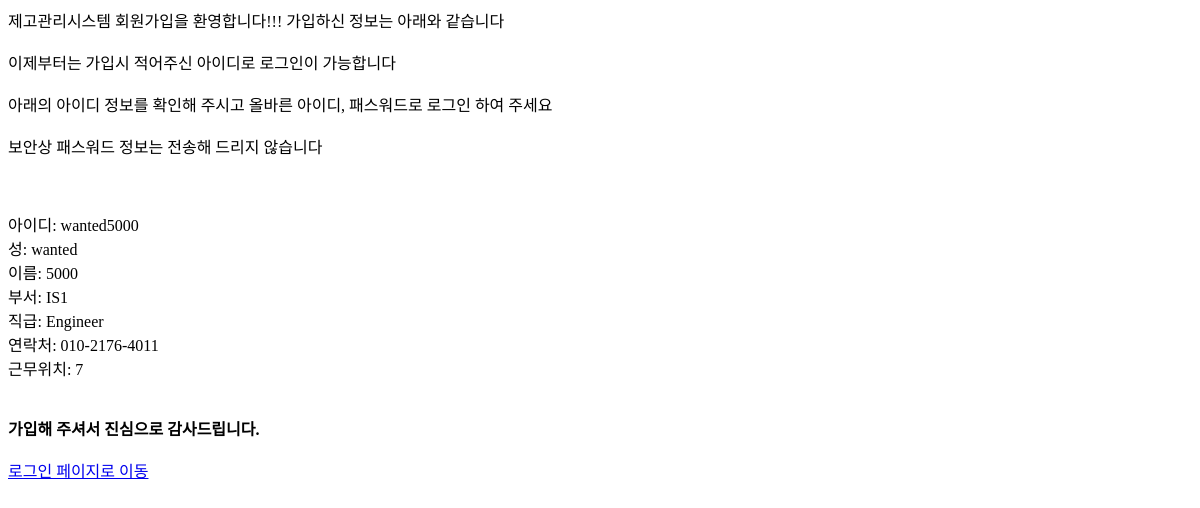
/register_success/, run on an earlier commit of the app's database.
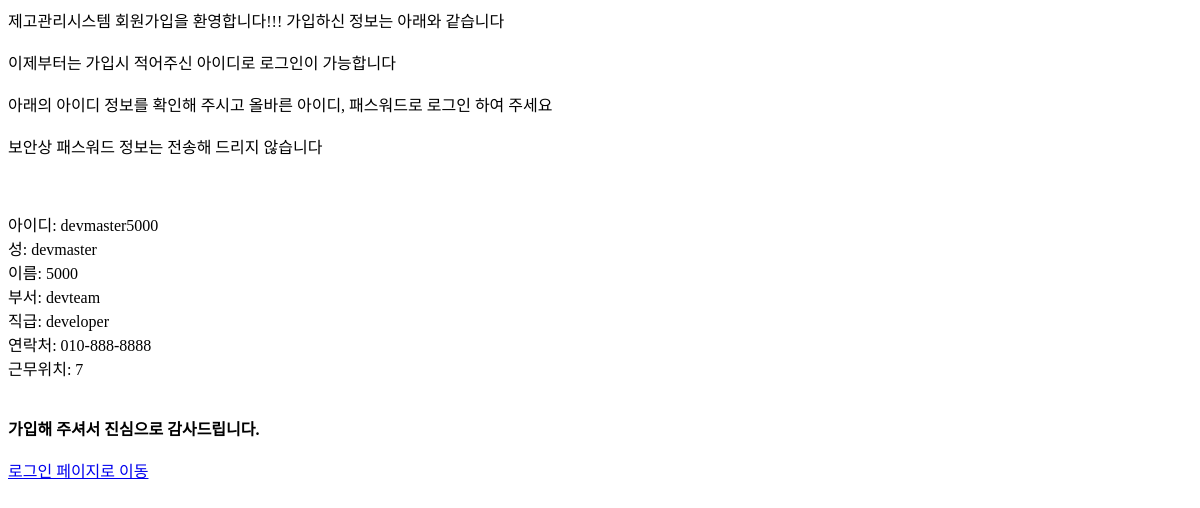
And on a later commit of the database.
### Join/models.py (models this page shows)
class User(AbstractUser):
    depart = models.CharField(max_length=500)
    position = models.CharField(max_length=500)
    phone = models.CharField(max_length=500)
    floor = models.IntegerField(max_length=500)

### Join/views.py (the view)
# urls.py: path('register_success/', RegisterResult, name='RegisterResult'),
def RegisterResult(request):
    userlists = User.objects.all().order_by('-id')[:1]
    return render(request, 'Join/register_result.html', {'userlists':userlists})

### Join/templates/Join/register_result.html (shortened to what this page needs)
이제부터는 가입시 적어주신 아이디로 로그인이 가능합니다<br/>
아래의 아이디 정보를 확인해 주시고 올바른 아이디, 패스워드로 로그인 하여 주세요<br/>
보안상 패스워드 정보는 전송해 드리지 않습니다<br/>
{% block content %}
{% for userlist in userlists %}
    아이디: {{ userlist.username }}<br/>
    성: {{ userlist.first_name }}<br/>
    이름: {{ userlist.last_name }}<br/>
    부서: {{ userlist.depart }}<br/>
    직급: {{ userlist.position }}<br/>
    연락처: {{ userlist.phone }}<br/>
    근무위치: {{ userlist.floor }}<br/>
    <Strong>가입해 주셔서 진심으로 감사드립니다.</Strong>
{% endfor %}
<a href="{% url 'login' %}" class="">로그인 페이지로 이동</a>
{% endblock %}

What changed in the data, as far as the page shows it:
no longer on this page (row unchanged): User: username "wanted5000", first_name "wanted", last_name "5000", depart "IS1", position "Engineer", phone "010-2176-4011", floor "7"
added User: username "devmaster5000", first_name "devmaster", last_name "5000", depart "devteam", position "developer", phone "010-888-8888", floor "7"
